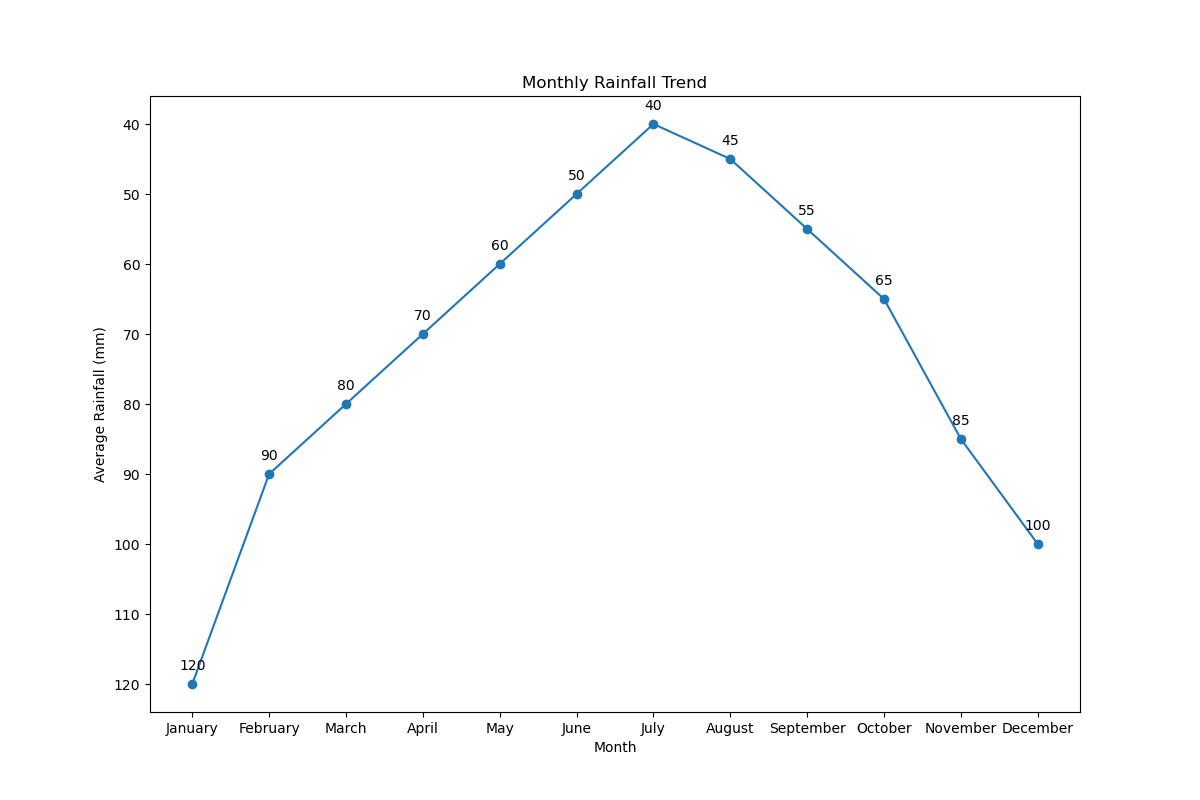

Source code (Python):

import matplotlib.pyplot as plt

# Data points
months = ['January', 'February', 'March', 'April', 'May', 'June', 'July', 'August', 'September', 'October', 'November', 'December']
rainfall = [120, 90, 80, 70, 60, 50, 40, 45, 55, 65, 85, 100]

# Create a figure and an axes
fig, ax = plt.subplots(figsize=(12, 8))

# Plotting the line chart
ax.plot(months, rainfall, marker='o', linestyle='-', color='#1f77b4')

# Update topic, headline, and data type
ax.set(xlabel='Month', ylabel='Average Rainfall (mm)', title='Monthly Rainfall Trend')

# Annotation
for i, txt in enumerate(rainfall):
    ax.annotate(txt, (months[i], rainfall[i]), textcoords="offset points", xytext=(0,10), ha='center')

# Invert y-axis
ax.invert_yaxis()

# Display the plot
plt.show()
